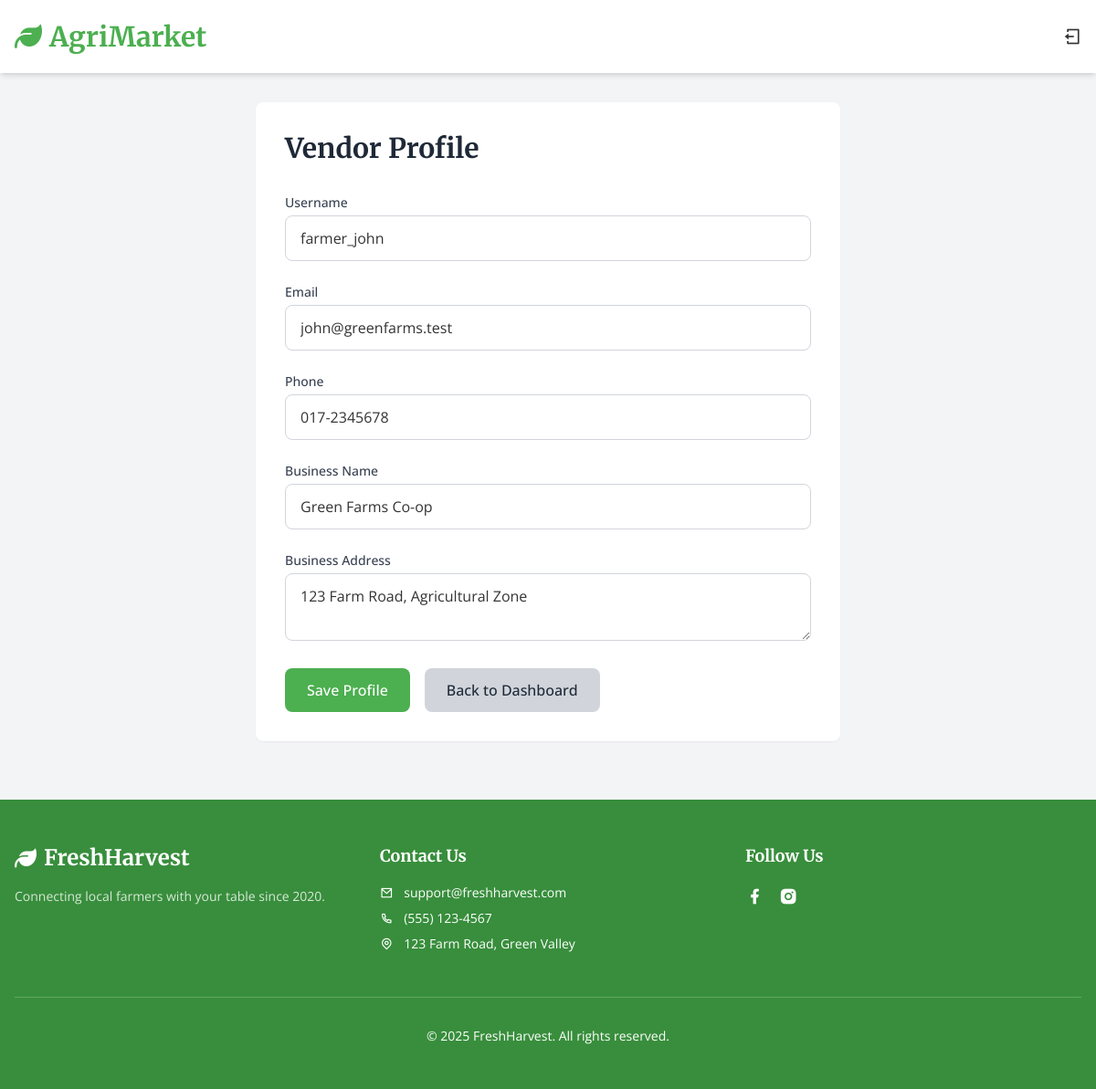
/vendor_profile.php (signed in), run on the app's committed database.
### tables this page shows
CREATE TABLE `vendors` (
  `vendor_id` int NOT NULL,
  `business_name` varchar(100) NOT NULL,
  `business_address` text NOT NULL,
  `verified_status` tinyint(1) NOT NULL DEFAULT '0',
  `verification_documents` varchar(255) DEFAULT NULL,
  `subscription_level` enum('basic','premium','enterprise') NOT NULL DEFAULT 'basic',
  `description` text,
  PRIMARY KEY (`vendor_id`)
);

CREATE TABLE `users` (
  `user_id` int NOT NULL AUTO_INCREMENT,
  `username` varchar(50) NOT NULL,
  `password_hash` varchar(255) NOT NULL COMMENT 'Use password_hash() in PHP',
  `email` varchar(255) DEFAULT NULL,
  `role` enum('admin','vendor','customer','staff') NOT NULL,
  `phone` varchar(15) DEFAULT NULL,
  `reset_otp` varchar(6) DEFAULT NULL,
  `otp_expiry` datetime DEFAULT NULL,
  PRIMARY KEY (`user_id`),
  UNIQUE KEY `username` (`username`),
  UNIQUE KEY `email` (`email`)
);

### vendor_profile.php (the view, shortened to what this page needs)
<?php
require_once 'db_connect.php';
$vendor_id = $_SESSION['vendor_id'];
$stmt = $pdo->prepare("SELECT v.*, u.username, u.email, u.phone
                       FROM vendors v
                       JOIN users u ON u.user_id = v.vendor_id
                       WHERE v.vendor_id = ?");
$stmt->execute([$vendor_id]);
$vendor = $stmt->fetch(PDO::FETCH_ASSOC);
?>
<!DOCTYPE html>
<html lang="en">
<head>
    <link rel="stylesheet" href="style.css">
    <script src="https://cdn.tailwindcss.com/3.4.16"></script>
    <link href="https://cdnjs.cloudflare.com/ajax/libs/remixicon/4.6.0/remixicon.min.css" rel="stylesheet">
    <link rel="stylesheet" href="https://cdnjs.cloudflare.com/ajax/libs/font-awesome/6.5.1/css/all.min.css" />
</head>
<body class="bg-gray-100 min-h-screen font-body flex flex-col">
<header class="fixed top-0 left-0 right-0 bg-white shadow-md z-50">
    <div class="max-w-7xl mx-auto px-4">
        <div class="flex items-center justify-between h-20">
            <div class="flex items-center space-x-8">
                <span class="text-3xl font-heading font-bold text-primary flex items-center">
                    <i class="fa-solid fa-leaf mr-2 text-primary-light"></i>
                    AgriMarket
                </span>
            </div>
            <div class="flex items-center space-x-4">
                <a href="logout.php" class="cursor-pointer hover:text-primary transition-colors" title="Log Out">
                    <i class="ri-logout-box-line text-xl"></i>
                </a>
            </div>
        </div>
    </div>
</header>
<main class="pt-28 pb-16 flex-1">
    <div class="max-w-2xl mx-auto px-4">
        <div class="bg-white rounded-lg shadow-sm p-8">
            <h1 class="text-3xl font-heading font-bold text-gray-800 mb-8">Vendor Profile</h1>
            <form method="POST" class="space-y-6">
                <div>
                    <label for="username" class="block text-sm font-medium text-gray-700 mb-1">Username</label>
                    <input type="text" id="username" name="username" value="<?php echo htmlspecialchars($vendor['username']); ?>" required
                        class="w-full px-4 py-3 rounded-lg border border-gray-300 focus:ring-2 focus:ring-primary focus:border-transparent">
                </div>
                <div>
                    <label for="email" class="block text-sm font-medium text-gray-700 mb-1">Email</label>
                    <input type="email" id="email" name="email" value="<?php echo htmlspecialchars($vendor['email']); ?>" required
                        class="w-full px-4 py-3 rounded-lg border border-gray-300 focus:ring-2 focus:ring-primary focus:border-transparent">
                </div>
                <div>
                    <label for="phone" class="block text-sm font-medium text-gray-700 mb-1">Phone</label>
                    <input type="text" id="phone" name="phone" value="<?php echo htmlspecialchars($vendor['phone'] ?? ''); ?>"
                        class="w-full px-4 py-3 rounded-lg border border-gray-300 focus:ring-2 focus:ring-primary focus:border-transparent">
                </div>
                <div>
                    <label for="business_name" class="block text-sm font-medium text-gray-700 mb-1">Business Name</label>
                    <input type="text" id="business_name" name="business_name" value="<?php echo htmlspecialchars($vendor['business_name']); ?>" required
                        class="w-full px-4 py-3 rounded-lg border border-gray-300 focus:ring-2 focus:ring-primary focus:border-transparent">
                </div>
                <div>
                    <label for="business_address" class="block text-sm font-medium text-gray-700 mb-1">Business Address</label>
                    <textarea id="business_address" name="business_address" required
                        class="w-full px-4 py-3 rounded-lg border border-gray-300 focus:ring-2 focus:ring-primary focus:border-transparent"><?php echo htmlspecialchars($vendor['business_address']); ?></textarea>
                </div>
                <div class="flex space-x-4">
                    <button type="submit" class="bg-primary text-white py-3 px-6 rounded-lg hover:bg-primary-dark font-medium transition-colors">
                        Save Profile
                    </button>
                    <a href="vendor_dashboard.php" class="bg-gray-300 text-gray-800 py-3 px-6 rounded-lg hover:bg-gray-400 font-medium transition-colors">
                        Back to Dashboard
                    </a>
                </div>
            </form>
        </div>
    </div>
</main>
<footer class="bg-primary-dark text-white py-12 flex-shrink-0">
    <div class="max-w-7xl mx-auto px-4">
        <div class="grid grid-cols-1 md:grid-cols-3 gap-8">
            <div>
                <span class="text-2xl font-heading font-bold flex items-center mb-4">
                    <i class="fa-solid fa-leaf mr-2 text-primary-light"></i>
                    FreshHarvest
                </span>
                <p class="text-sm opacity-80">Connecting local farmers with your table since 2020.</p>
            </div>
            <div>
                <h5 class="font-heading font-bold text-lg mb-4">Contact Us</h5>
                <ul class="space-y-2 text-sm">
                    <li><i class="ri-mail-line mr-2"></i> support@freshharvest.com</li>
                    <li><i class="ri-phone-line mr-2"></i> (555) 123-4567</li>
                    <li><i class="ri-map-pin-line mr-2"></i> 123 Farm Road, Green Valley</li>
                </ul>
            </div>
            <div>
                <h5 class="font-heading font-bold text-lg mb-4">Follow Us</h5>
                <div class="flex space-x-4">
                    <a href="https://web.facebook.com/INTI.edu/?locale=ms_MY&_rdc=1&_rdr#" class="hover:text-primary-light transition-colors"><i class="ri-facebook-fill text-xl"></i></a>
                    <a href="https://www.instagram.com/inti_edu/?hl=en" class="hover:text-primary-light transition-colors"><i class="ri-instagram-fill text-xl"></i></a>
                </div>
            </div>
        </div>
        <div class="mt-12 pt-8 border-t border-white border-opacity-20 text-center">
            <p class="text-sm">© 2025 FreshHarvest. All rights reserved.</p>
        </div>
    </div>
</footer>
</body>
</html>

### style.css (style rules this page uses)
:root { --primary: #4CAF50; --primary-light: #81C784; --primary-dark: #388E3C; --secondary: #FF9800; --secondary-dark: #F57C00; --accent: #FF5722; --natural-light: #F9F9F7; }
body { font-family: 'Open Sans', sans-serif; color: #333; line-height: 1.6; background-color: var(--natural-light); margin: 0; padding: 0; }
.font-heading { font-family: 'Merriweather', serif; }
h1, h2, h3, h4, h5, h6 { margin-top: 0; margin-bottom: 0.5em; }
.max-w-7xl { max-width: 80rem; margin-left: auto; margin-right: auto; }
.px-4 { padding-left: 1rem; padding-right: 1rem; }
header { position: fixed; top: 0; left: 0; right: 0; background-color: white; box-shadow: 0 2px 4px rgba(0,0,0,0.1); z-index: 50; }
.bg-primary { background-color: var(--primary); color: white; }
footer { background-color: var(--primary-dark); color: white; padding: 3rem 0; }
.text-center { text-align: center; }
.text-primary { color: var(--primary); }
.text-white { color: white; }
.bg-white { background-color: white; }
.flex { display: flex; }
.items-center { align-items: center; }
.justify-between { justify-content: space-between; }

### data on the page
vendors: username "farmer_john", email "john@greenfarms.test", phone "017-2345678", business_name "Green Farms Co-op", business_address "123 Farm Road, Agricultural Zone"
